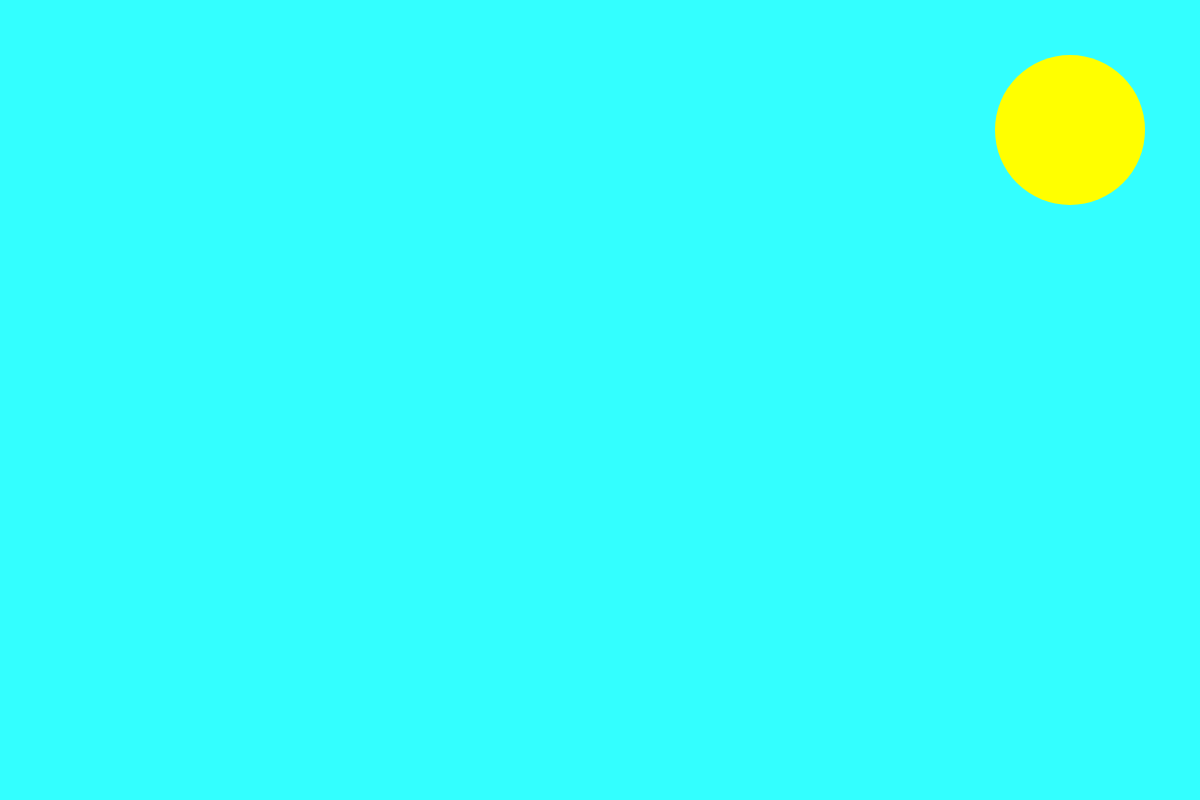
Frame 1 (no input)
Frame 60 (no input): identical to frame 1, image omitted
Frame 120 (the mouse pressed at the canvas centre since frame 60): identical to frame 1, image omitted

The p5.js sketch that drew this single still picture (run headless with seeded random() and noise() and a simulated clock; from frame 60 on, the mouse is pressed at the canvas centre):

// p5.js sketch
// ── sketch.js

/*falling sand simulation, has user drag mouse around the screen
youtube tutorial has been sent*/

/*they will need to be in vscode and in the directory with the html and js files, 
and run the command <live-server>, which will load the html page that will display this 
I know sebastian has this set up and I belive Marcus does, if not sebastian can help, he should have 
p5.js and node.js installed, as well as the live-server vscode extension, which are the three things needed*/


/*first funtion we built, they learned about 2D arrays, where a square in the grid 
is used to register the state (show : 1 /hide : 0) of one block of sand*/
function make_grid(cols, rows)
{
    let arr = new Array(cols);
    for (let i = 0; i < arr.length; i++)
    {
        arr[i] = new Array(rows);
        for (let j = 0; j < arr[i].length; j++)
        {
            arr[i][j] = 0;
        }
    }
    return arr;
}

let grid;
let w = 10;
let cols, rows;  

let hueValue = 200; //color of the sand, this huevalue, background function which takes an rgb, 
//and colorMode functions can all be whatever

function setup()
{
    createCanvas(1200, 800);
    colorMode(HSB, 360, 100, 100); //save this for when you want to add color to the sand
    cols = width / w;
    rows = height / w;
    grid = make_grid(cols, rows);
    h = height / rows;
    frameRate(60);

    for (let i = 0; i < cols; i++)
    {
        for (let j = 0; j < rows; j++)
        {
             grid[i][j] = 0;        //set each square of the grid to zero which means no sand in grid
        }
    }
}


function mouseDragged()
{
    //bind mouse location to a corresponding grid location
    let mouseCol = floor(mouseX / w);
    let mouseRow = floor(mouseY / h);
    

    //for variabilty, sand is clumped to an extent when user drags
    let matrix = 5
    let extent = floor (matrix / 2 /*this val can change that*/); 
    

    for (let i = -extent; i <= extent; i++)
    {
        for (let j = -extent; j <= extent; j++)
        {
            if (random(1) < 0.75) //spawn rate
            {
                let col = mouseCol + i;
                let row = mouseRow + j;
                
                if (col >= 0 && col <= cols - 1 && row >= 0 && row <= rows - 1)
                {
                    grid[col][row] = hueValue;
                }
            }
        }
    }
    //this is optional and changes the color of the sand as it is being spawned
    hueValue += 1;
    if (hueValue >= 360)
    {
        hueValue = 1;
    }
}

function draw() {



        background(180, 80, 100); //I did this for a blue sky background
        for (let i = 0; i < cols; i++) {
            for (let j = 0; j < rows; j++) {
                noStroke();
                if (grid[i][j] > 0) {
                    fill(grid[i][j], 255, 255);
                    let x = i * w;
                    let y = j * w;
                    square(x, y, w); 
                }
            }
        }
        let next_grid = make_grid(cols, rows);

        for (let i = 0; i < cols; i++) {

            for (let j = 0; j < rows; j++) {

                let state = grid[i][j];

                //cell has sand
                if (state > 0) {
                    let cell_below = (j + 1 < rows) ? grid[i][j + 1] : 1;
                    let dir = random(1) < 0.5 ? -1 : 1; //fall on top: left or right
                    //handling the movement and cells below an alive cell
                    let below_a = (i + dir >= 0 && i + dir < cols && j + 1 < rows) ? grid[i + dir][j + 1] : 1;
                    let below_b = (i - dir >= 0 && i - dir < cols && j + 1 < rows) ? grid[i - dir][j + 1] : 1;
                    if (cell_below === 0) {
                        next_grid[i][j + 1] = grid[i][j];
                    } else if (below_a === 0) {
                        next_grid[i + dir][j + 1] = grid[i][j];
                    } else if (below_b === 0) {
                        next_grid[i - dir][j + 1] = grid[i][j];
                    } else {
                        next_grid[i][j] = grid[i][j];
                    }
                }
            }
        }
        //update the grid
        grid = next_grid;

        //optional, drew a sun
        fill(60, 255, 255);
        ellipse(width - 130, 130, 150, 150);
}
